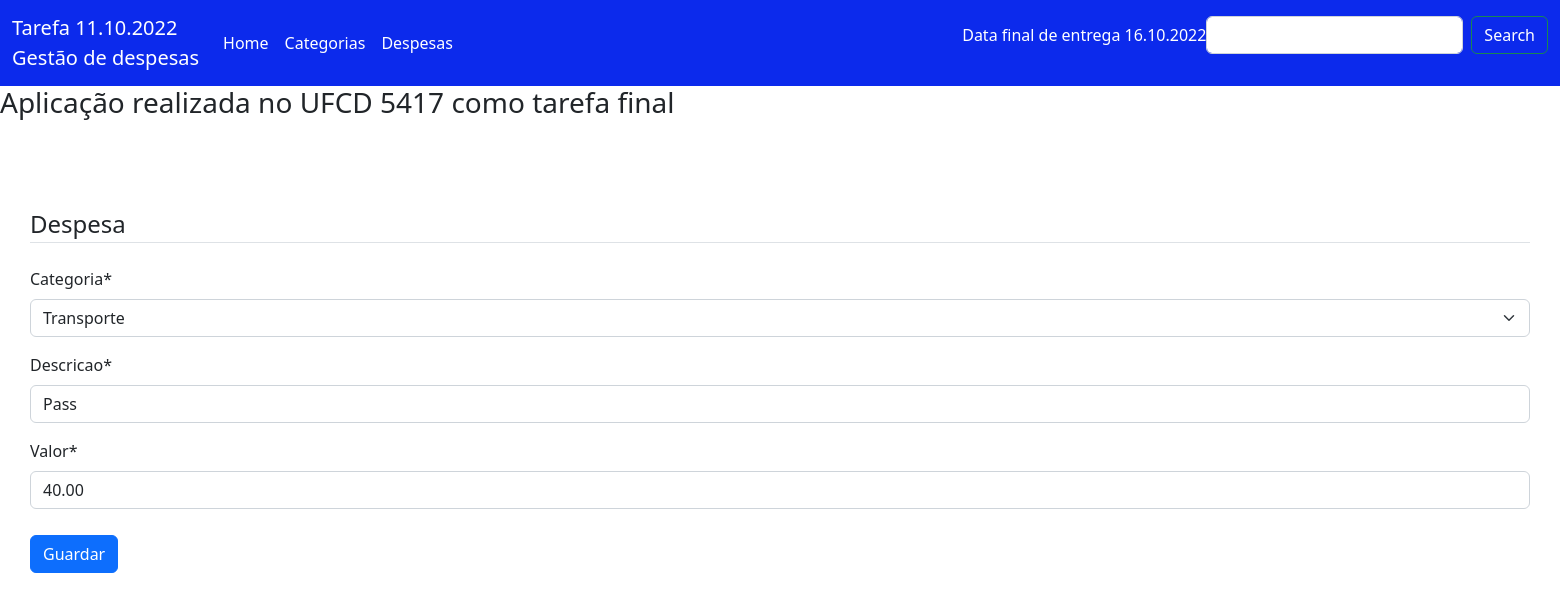
The app's page /despesas/update/1 with its own data.
### apps/financas/models.py (models this page shows, shortened)
class Despesa(models.Model):
    categoria = models.ForeignKey(Categoria, on_delete = models.CASCADE)
    descricao = models.CharField(max_length=50)
    valor = models.DecimalField(decimal_places=2, max_digits=6)

### apps/financas/views.py (the view)
# urls.py: path('despesas/update/<int:pk>', DespesaUpdateView.as_view(), name='despesa-update'),
class DespesaUpdateView(UpdateView):
    model = Despesa
    fields = '__all__'
    success_url = reverse_lazy('financas:despesa-list')

### apps/financas/models.py (called while the page is built)
    def __str__(self):
        return self.nome

### apps/financas/templates/financas/despesa_form.html (shortened to what this page needs)
{% extends "base.html" %}
{% load crispy_forms_tags %}
{% block content %}
    <div class="content-section">
        <form method="POST">
            <fieldset class="form-group">
                <legend class="border-bottom mb-4">Despesa</legend>
                <div class="form-group" style="padding-bottom: 10px;">
                        {{ form|crispy }}
                </div>
            </fieldset>
            <div class="form-group">
                <button class="btn btn-primary" type="submit">Guardar</button>
            </div>
        </form>
    </div>
{% endblock content %}

### records on screen
Despesa: categoria "Transporte", descricao "Pass", valor "40.00"
